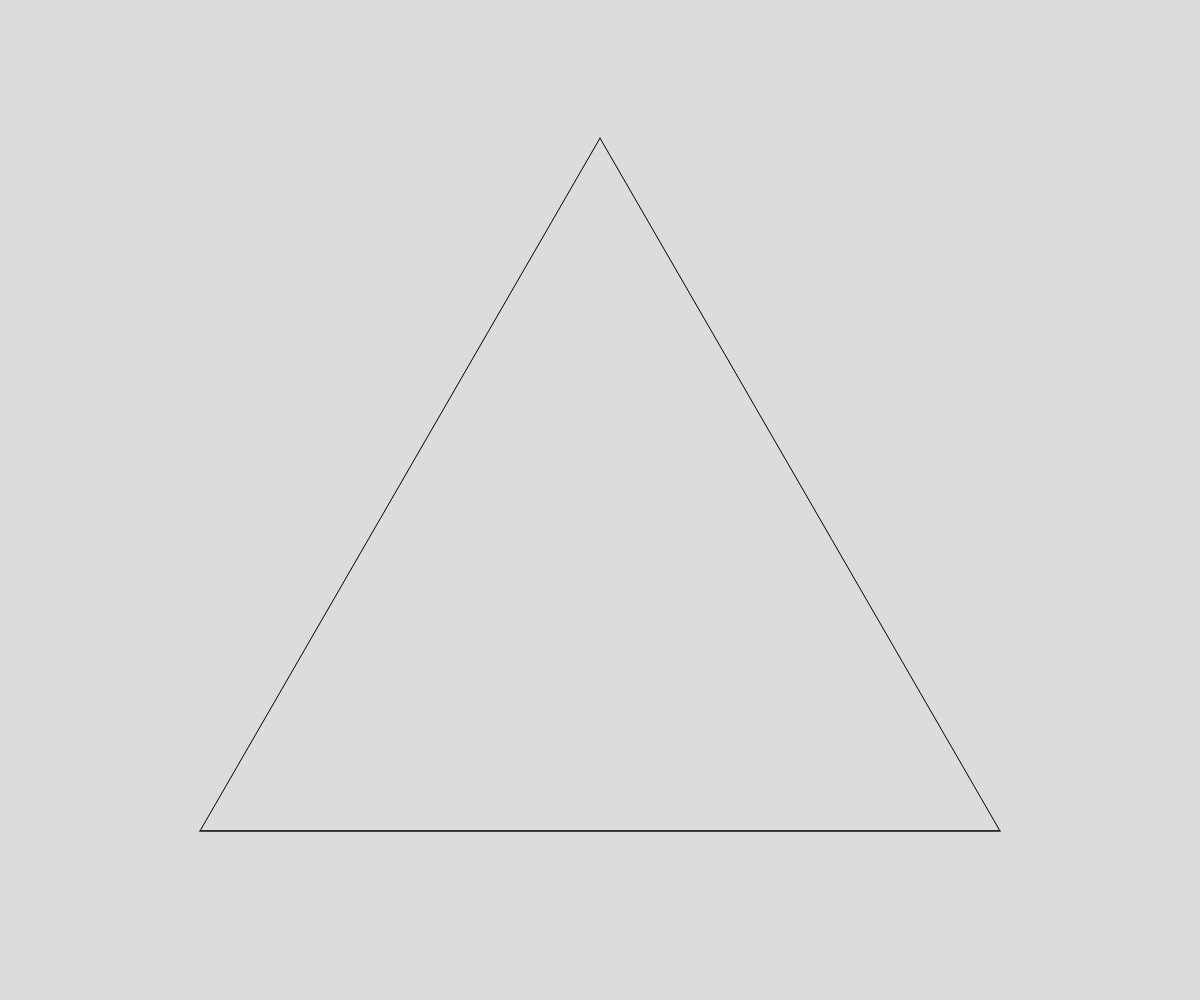
Frame 1 (no input)
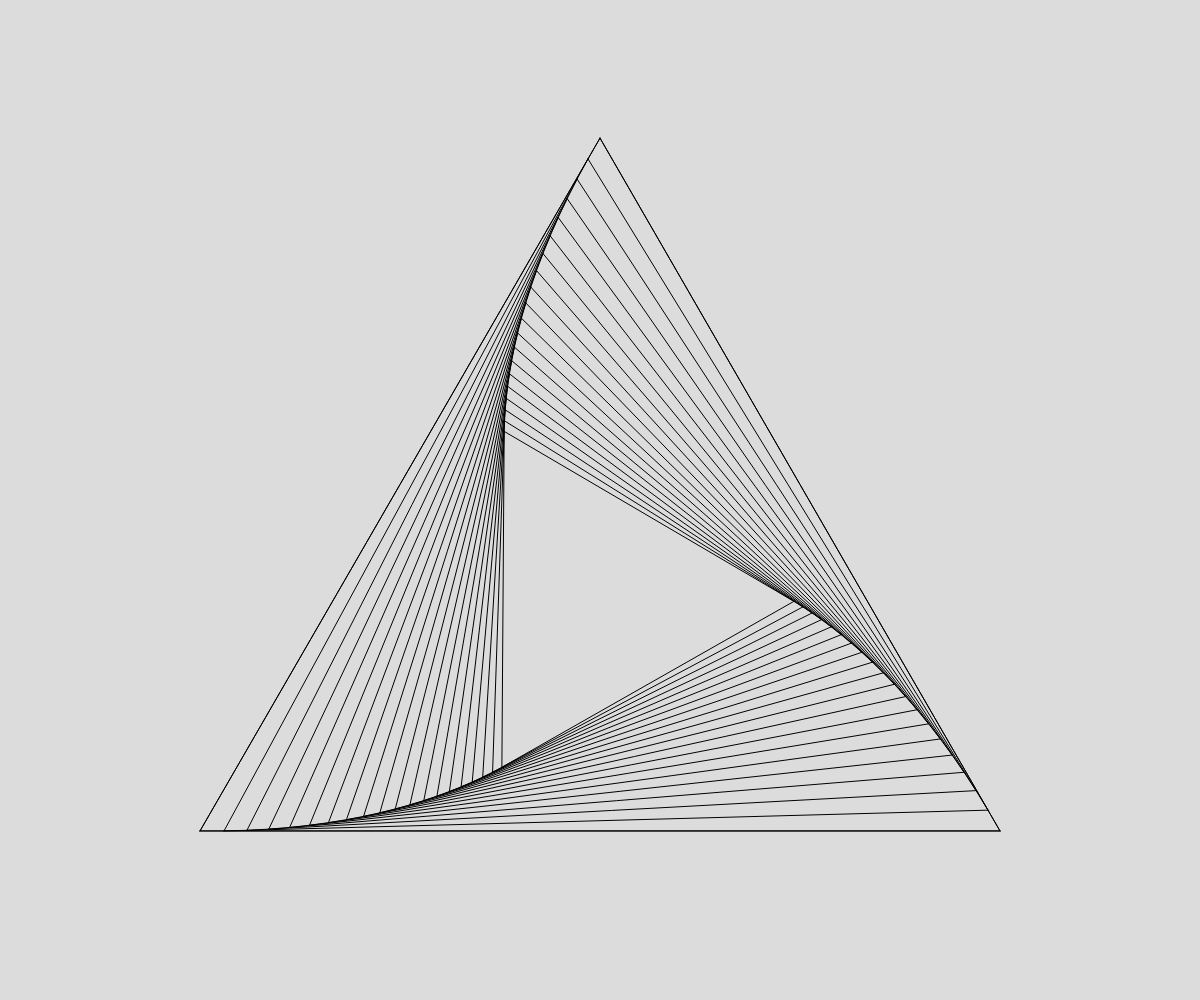
Frame 60 (no input)
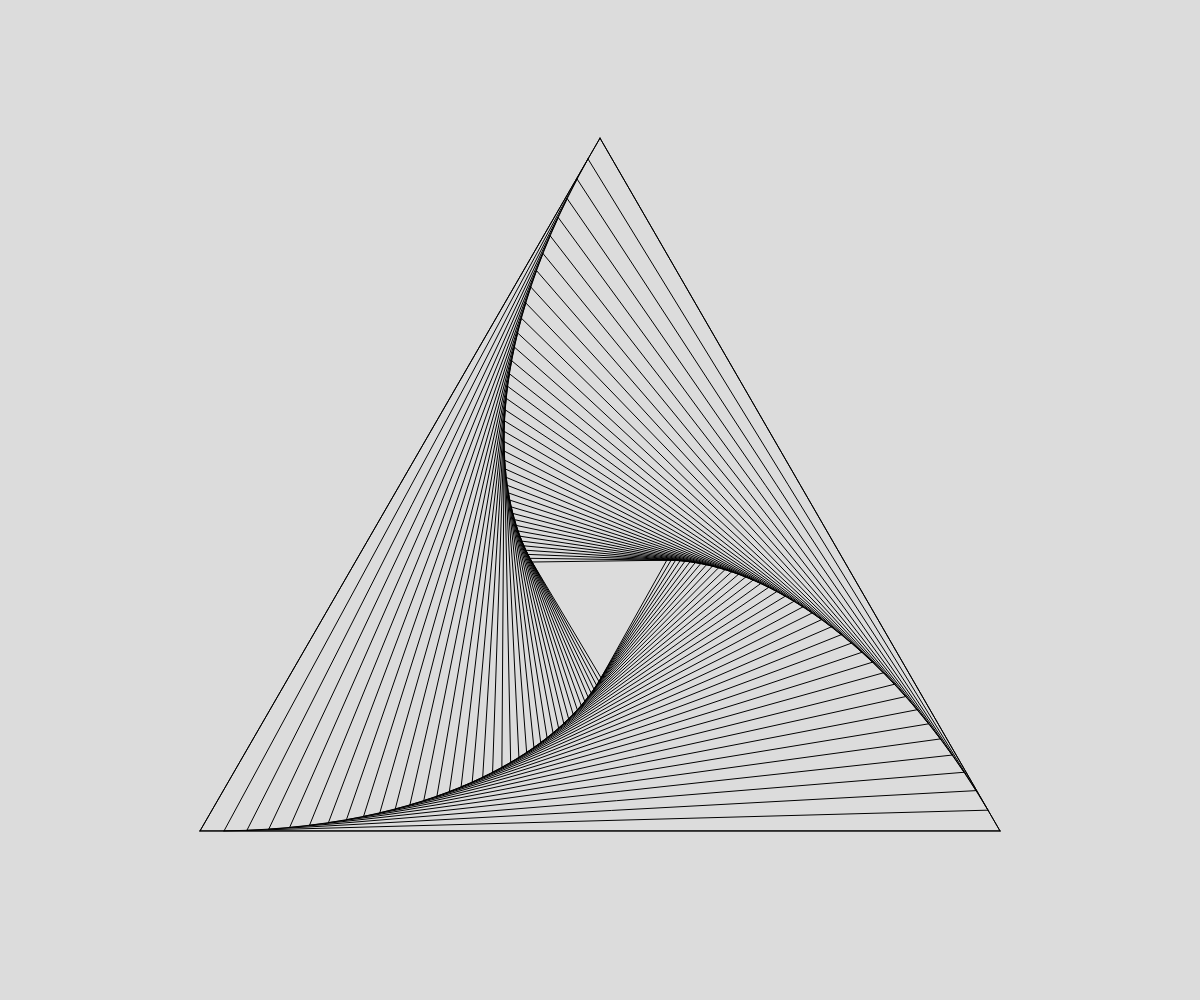
Frame 120 (the mouse pressed at the canvas centre since frame 60)

The p5.js sketch that drew these frames (run headless with seeded random() and noise() and a simulated clock; from frame 60 on, the mouse is pressed at the canvas centre):

// p5.js sketch
// ── sketch.js
let A, B, C; // Vertices of the original outer triangle
let p1, p2, p3; // Current vertices of the inward-crawling triangle
let t = 0.03; // Interpolation factor - how far inward each iteration moves (0.03 = 3%)
let frame = 0; // Frame counter to track which edge to draw

function setup() {
  createCanvas(windowWidth, windowHeight);
  background(220);
  stroke(0);
  noFill();
  frameRate(60);

  setupTriangle();
}

function setupTriangle() {
  // Use the smaller dimension to ensure triangle fits
  let size = min(width, height) * 0.8; // Base width of the triangle (80% of smaller dimension)

  // Calculate equilateral triangle height
  let triangleHeight = size * (sqrt(3) / 2); // Height formula for equilateral triangle

  // Center the triangle horizontally, but lower it vertically
  let centerX = width / 2; // Horizontal center of canvas
  let centerY = height / 2 + height * 0.1; // Vertical center, shifted down by 10%

  // Define vertices for centered equilateral triangle
  A = createVector(centerX - size / 2, centerY + triangleHeight / 3); // Bottom-left vertex
  B = createVector(centerX + size / 2, centerY + triangleHeight / 3); // Bottom-right vertex
  C = createVector(centerX, centerY - (2 * triangleHeight) / 3); // Top vertex

  // Draw initial triangle outline
  line(A.x, A.y, B.x, B.y);
  line(B.x, B.y, C.x, C.y);
  line(C.x, C.y, A.x, A.y);

  // Initialize triangle vertices for inward crawl
  p1 = A.copy(); // Start at vertex A
  p2 = B.copy(); // Start at vertex B
  p3 = C.copy(); // Start at vertex C
}

function draw() {
  let edge = frame % 3; // Determine which edge to draw (0, 1, or 2)

  // Compute the next inward-shifted triangle vertices
  let newA = p5.Vector.lerp(p1, p2, t); // Move from p1 toward p2
  let newB = p5.Vector.lerp(p2, p3, t); // Move from p2 toward p3
  let newC = p5.Vector.lerp(p3, p1, t); // Move from p3 toward p1

  // Draw only one side of the current triangle per frame
  if (edge === 0) line(p1.x, p1.y, p2.x, p2.y); // Draw edge from p1 to p2
  if (edge === 1) line(p2.x, p2.y, p3.x, p3.y); // Draw edge from p2 to p3
  if (edge === 2) line(p3.x, p3.y, p1.x, p1.y); // Draw edge from p3 to p1

  // Every 3 frames (after all edges drawn), move inward to the new triangle
  if (edge === 2) {
    p1 = newA;
    p2 = newB;
    p3 = newC;
  }

  // Stop when triangle gets too small (distance between vertices < 1 pixel)
  if (p5.Vector.dist(p1, p2) < 1) noLoop();
  frame++;
}

function windowResized() {
  resizeCanvas(windowWidth, windowHeight); // Adjust canvas to new window size
  background(220); // Clear the canvas
  frame = 0; // Reset frame counter
  setupTriangle(); // Recalculate and redraw triangle
  loop(); // Restart the animation
}
